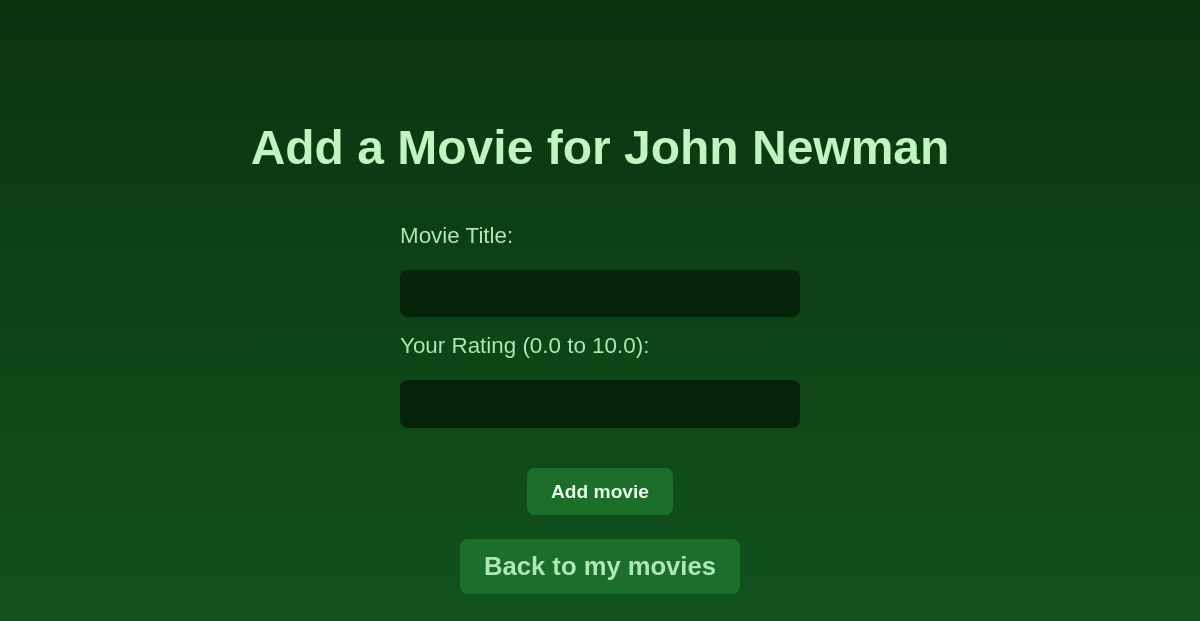
The app's page /users/2/add_movie, older data.
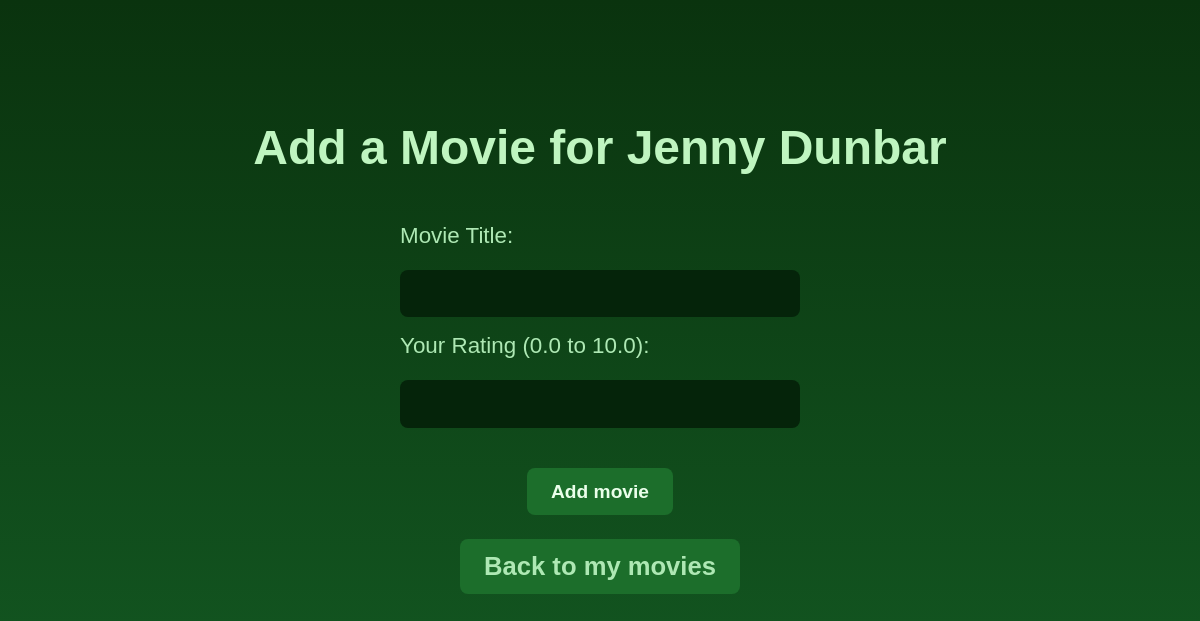
The same page, newer data.
### models.py (models this page shows)
class User(db.Model):
    __tablename__ = "users"
    id = db.Column(db.Integer, primary_key=True)
    name = db.Column(db.String(80), nullable=False)
    movies = db.relationship('Movie', backref='user', cascade="all, delete-orphan")

### app.py (the view, shortened to what this page needs)
@app.route('/users/<int:user_id>/add_movie', methods=['GET', 'POST'])
def add_movie(user_id):
    user = User.query.get_or_404(user_id)
    api_key = os.getenv("API_KEY")
    return render_template('add_movie.html', user=user)

### templates/add_movie.html (shortened to what this page needs)
<!DOCTYPE html>
<html lang="en">
<head>
    <link rel="stylesheet" href="{{ url_for('static', filename='style.css') }}">
</head>
<body>
    <div class="form-container">
        <h1>Add a Movie for {{ user.name }}</h1>
        <form method="POST">
            <label for="title">Movie Title:</label>
            <input type="text" id="title" name="title" required>
            <label for="rating">Your Rating (0.0 to 10.0):</label>
            <input type="number" step="0.1" min="0" max="10" id="rating" name="rating" required>
            <button class="button-link" type="submit">Add movie</button>
        </form>
        <a class="button-link" href="{{ url_for('user_movies', user_id=user.id) }}">Back to my movies</a>
    </div>
</body>
</html>

Row changes from the older to the newer data that the page shows:
changed User: name "John Newman" → "Jenny Dunbar"
